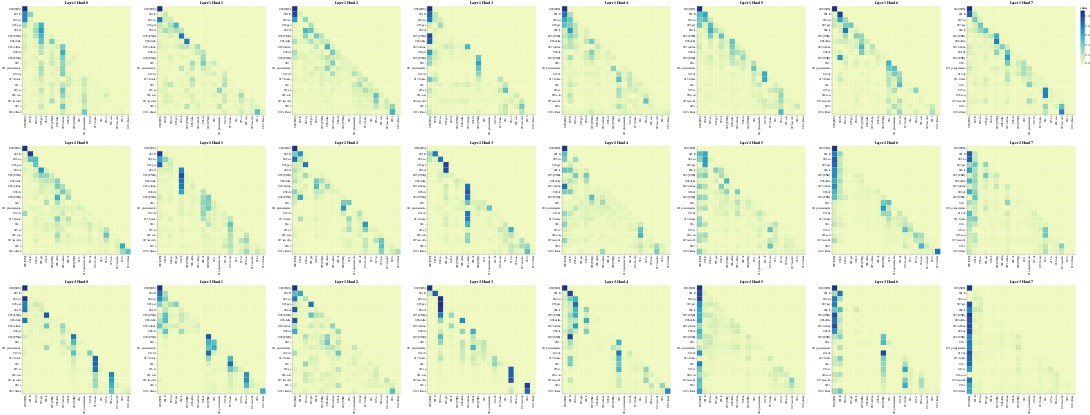

The notebook cell this image was saved under:
### Code cell
get_all_attention_maps("decoder",layers,heads,decoder_input_tokens,decoder_input_tokens,min(20,sentence_len))

### Figure 1 — Vega-Lite specification as saved in the notebook (floating-point values rounded to 4 significant figures; data arrays with more than 128 entries replaced by an {"elided": "..."} marker saying what was removed)
{"config": {"view": {"continuousWidth": 300, "continuousHeight": 300}}, "vconcat": [{"hconcat": [{"data": {"name": "data-66b3e4e3f1131b5c09c788b26e6c0eae"}, "mark": {"type": "rect"}, "encoding": {"color": {"field": "value", "type": "quantitative"}, "tooltip": [{"field": "row", "type": "quantitative"}, {"field": "column", "type": "quantitative"}, {"field": "value", "type": "quantitative"}, {"field": "row_token", "type": "nominal"}, {"field": "col_token", "type": "nominal"}], "x": {"axis": {"title": ""}, "field": "col_token", "type": "nominal"}, "y": {"axis": {"title": ""}, "field": "row_token", "type": "nominal"}}, "height": 400, "name": "view_25", "title": "Layer 1 Head 0", "width": 400}, {"data": {"name": "data-89bb989b32f7741caba1d4f7a92db0c0"}, "mark": {"type": "rect"}, "encoding": {"color": {"field": "value", "type": "quantitative"}, "tooltip": [{"field": "row", "type": "quantitative"}, {"field": "column", "type": "quantitative"}, {"field": "value", "type": "quantitative"}, {"field": "row_token", "type": "nominal"}, {"field": "col_token", "type": "nominal"}], "x": {"axis": {"title": ""}, "field": "col_token", "type": "nominal"}, "y": {"axis": {"title": ""}, "field": "row_token", "type": "nominal"}}, "height": 400, "name": "view_26", "title": "Layer 1 Head 1", "width": 400}, {"data": {"name": "data-cd3b08a32fac0e0e6d1ee5d001cc2efd"}, "mark": {"type": "rect"}, "encoding": {"color": {"field": "value", "type": "quantitative"}, "tooltip": [{"field": "row", "type": "quantitative"}, {"field": "column", "type": "quantitative"}, {"field": "value", "type": "quantitative"}, {"field": "row_token", "type": "nominal"}, {"field": "col_token", "type": "nominal"}], "x": {"axis": {"title": ""}, "field": "col_token", "type": "nominal"}, "y": {"axis": {"title": ""}, "field": "row_token", "type": "nominal"}}, "height": 400, "name": "view_27", "title": "Layer 1 Head 2", "width": 400}, {"data": {"name": "data-e9231f9f661aa9f163186920d90a7986"}, "mark": {"type": "rect"}, "encoding": {"color": {"field": "value", "type": "quantitative"}, "tooltip": [{"field": "row", "type": "quantitative"}, {"field": "column", "type": "quantitative"}, {"field": "value", "type": "quantitative"}, {"field": "row_token", "type": "nominal"}, {"field": "col_token", "type": "nominal"}], "x": {"axis": {"title": ""}, "field": "col_token", "type": "nominal"}, "y": {"axis": {"title": ""}, "field": "row_token", "type": "nominal"}}, "height": 400, "name": "view_28", "title": "Layer 1 Head 3", "width": 400}, {"data": {"name": "data-f045364f6679fb28ba41adb39f26a5f9"}, "mark": {"type": "rect"}, "encoding": {"color": {"field": "value", "type": "quantitative"}, "tooltip": [{"field": "row", "type": "quantitative"}, {"field": "column", "type": "quantitative"}, {"field": "value", "type": "quantitative"}, {"field": "row_token", "type": "nominal"}, {"field": "col_token", "type": "nominal"}], "x": {"axis": {"title": ""}, "field": "col_token", "type": "nominal"}, "y": {"axis": {"title": ""}, "field": "row_token", "type": "nominal"}}, "height": 400, "name": "view_29", "title": "Layer 1 Head 4", "width": 400}, {"data": {"name": "data-e70e19a7b2b59f464c2456eb1cab7cf1"}, "mark": {"type": "rect"}, "encoding": {"color": {"field": "value", "type": "quantitative"}, "tooltip": [{"field": "row", "type": "quantitative"}, {"field": "column", "type": "quantitative"}, {"field": "value", "type": "quantitative"}, {"field": "row_token", "type": "nominal"}, {"field": "col_token", "type": "nominal"}], "x": {"axis": {"title": ""}, "field": "col_token", "type": "nominal"}, "y": {"axis": {"title": ""}, "field": "row_token", "type": "nominal"}}, "height": 400, "name": "view_30", "title": "Layer 1 Head 5", "width": 400}, {"data": {"name": "data-cf9e2dfe64a82253e20e65d86c845b1b"}, "mark": {"type": "rect"}, "encoding": {"color": {"field": "value", "type": "quantitative"}, "tooltip": [{"field": "row", "type": "quantitative"}, {"field": "column", "type": "quantitative"}, {"field": "value", "type": "quantitative"}, {"field": "row_token", "type": "nominal"}, {"field": "col_token", "type": "nominal"}], "x": {"axis": {"title": ""}, "field": "col_token", "type": "nominal"}, "y": {"axis": {"title": ""}, "field": "row_token", "type": "nominal"}}, "height": 400, "name": "view_31", "title": "Layer 1 Head 6", "width": 400}, {"data": {"name": "data-48f1922061e11b05882a5f52a399467e"}, "mark": {"type": "rect"}, "encoding": {"color": {"field": "value", "type": "quantitative"}, "tooltip": [{"field": "row", "type": "quantitative"}, {"field": "column", "type": "quantitative"}, {"field": "value", "type": "quantitative"}, {"field": "row_token", "type": "nominal"}, {"field": "col_token", "type": "nominal"}], "x": {"axis": {"title": ""}, "field": "col_token", "type": "nominal"}, "y": {"axis": {"title": ""}, "field": "row_token", "type": "nominal"}}, "height": 400, "name": "view_32", "title": "Layer 1 Head 7", "width": 400}]}, {"hconcat": [{"data": {"name": "data-bae0fff8d73ba67549c81063ccf99f0e"}, "mark": {"type": "rect"}, "encoding": {"color": {"field": "value", "type": "quantitative"}, "tooltip": [{"field": "row", "type": "quantitative"}, {"field": "column", "type": "quantitative"}, {"field": "value", "type": "quantitative"}, {"field": "row_token", "type": "nominal"}, {"field": "col_token", "type": "nominal"}], "x": {"axis": {"title": ""}, "field": "col_token", "type": "nominal"}, "y": {"axis": {"title": ""}, "field": "row_token", "type": "nominal"}}, "height": 400, "name": "view_33", "title": "Layer 2 Head 0", "width": 400}, {"data": {"name": "data-c6ce24da00d9ea30c77105af0f82ad82"}, "mark": {"type": "rect"}, "encoding": {"color": {"field": "value", "type": "quantitative"}, "tooltip": [{"field": "row", "type": "quantitative"}, {"field": "column", "type": "quantitative"}, {"field": "value", "type": "quantitative"}, {"field": "row_token", "type": "nominal"}, {"field": "col_token", "type": "nominal"}], "x": {"axis": {"title": ""}, "field": "col_token", "type": "nominal"}, "y": {"axis": {"title": ""}, "field": "row_token", "type": "nominal"}}, "height": 400, "name": "view_34", "title": "Layer 2 Head 1", "width": 400}, {"data": {"name": "data-3e49fdf3e4cbd5aa91720389fe7a1732"}, "mark": {"type": "rect"}, "encoding": {"color": {"field": "value", "type": "quantitative"}, "tooltip": [{"field": "row", "type": "quantitative"}, {"field": "column", "type": "quantitative"}, {"field": "value", "type": "quantitative"}, {"field": "row_token", "type": "nominal"}, {"field": "col_token", "type": "nominal"}], "x": {"axis": {"title": ""}, "field": "col_token", "type": "nominal"}, "y": {"axis": {"title": ""}, "field": "row_token", "type": "nominal"}}, "height": 400, "name": "view_35", "title": "Layer 2 Head 2", "width": 400}, {"data": {"name": "data-10490767312302256e2bd5b19c157243"}, "mark": {"type": "rect"}, "encoding": {"color": {"field": "value", "type": "quantitative"}, "tooltip": [{"field": "row", "type": "quantitative"}, {"field": "column", "type": "quantitative"}, {"field": "value", "type": "quantitative"}, {"field": "row_token", "type": "nominal"}, {"field": "col_token", "type": "nominal"}], "x": {"axis": {"title": ""}, "field": "col_token", "type": "nominal"}, "y": {"axis": {"title": ""}, "field": "row_token", "type": "nominal"}}, "height": 400, "name": "view_36", "title": "Layer 2 Head 3", "width": 400}, {"data": {"name": "data-cb1fc19fd581bc957c4286525013fa8c"}, "mark": {"type": "rect"}, "encoding": {"color": {"field": "value", "type": "quantitative"}, "tooltip": [{"field": "row", "type": "quantitative"}, {"field": "column", "type": "quantitative"}, {"field": "value", "type": "quantitative"}, {"field": "row_token", "type": "nominal"}, {"field": "col_token", "type": "nominal"}], "x": {"axis": {"title": ""}, "field": "col_token", "type": "nominal"}, "y": {"axis": {"title": ""}, "field": "row_token", "type": "nominal"}}, "height": 400, "name": "view_37", "title": "Layer 2 Head 4", "width": 400}, {"data": {"name": "data-f8651511593d76bd147e70f7e1b4bd24"}, "mark": {"type": "rect"}, "encoding": {"color": {"field": "value", "type": "quantitative"}, "tooltip": [{"field": "row", "type": "quantitative"}, {"field": "column", "type": "quantitative"}, {"field": "value", "type": "quantitative"}, {"field": "row_token", "type": "nominal"}, {"field": "col_token", "type": "nominal"}], "x": {"axis": {"title": ""}, "field": "col_token", "type": "nominal"}, "y": {"axis": {"title": ""}, "field": "row_token", "type": "nominal"}}, "height": 400, "name": "view_38", "title": "Layer 2 Head 5", "width": 400}, {"data": {"name": "data-5d0b0d02d97f213148c23678666f4a25"}, "mark": {"type": "rect"}, "encoding": {"color": {"field": "value", "type": "quantitative"}, "tooltip": [{"field": "row", "type": "quantitative"}, {"field": "column", "type": "quantitative"}, {"field": "value", "type": "quantitative"}, {"field": "row_token", "type": "nominal"}, {"field": "col_token", "type": "nominal"}], "x": {"axis": {"title": ""}, "field": "col_token", "type": "nominal"}, "y": {"axis": {"title": ""}, "field": "row_token", "type": "nominal"}}, "height": 400, "name": "view_39", "title": "Layer 2 Head 6", "width": 400}, {"data": {"name": "data-1ff144ad0153b733082effcbd50fe791"}, "mark": {"type": "rect"}, "encoding": {"color": {"field": "value", "type": "quantitative"}, "tooltip": [{"field": "row", "type": "quantitative"}, {"field": "column", "type": "quantitative"}, {"field": "value", "type": "quantitative"}, {"field": "row_token", "type": "nominal"}, {"field": "col_token", "type": "nominal"}], "x": {"axis": {"title": ""}, "field": "col_token", "type": "nominal"}, "y": {"axis": {"title": ""}, "field": "row_token", "type": "nominal"}}, "height": 400, "name": "view_40", "title": "Layer 2 Head 7", "width": 400}]}, {"hconcat": [{"data": {"name": "data-f5b6009268a0eaac6bcd748deb9fd410"}, "mark": {"type": "rect"}, "encoding": {"color": {"field": "value", "type": "quantitative"}, "tooltip": [{"field": "row", "type": "quantitative"}, {"field": "column", "type": "quantitative"}, {"field": "value", "type": "quantitative"}, {"field": "row_token", "type": "nominal"}, {"field": "col_token", "type": "nominal"}], "x": {"axis": {"title": ""}, "field": "col_token", "type": "nominal"}, "y": {"axis": {"title": ""}, "field": "row_token", "type": "nominal"}}, "height": 400, "name": "view_41", "title": "Layer 3 Head 0", "width": 400}, {"data": {"name": "data-b6811b5a314922ff7c1a69ff00b2ba06"}, "mark": {"type": "rect"}, "encoding": {"color": {"field": "value", "type": "quantitative"}, "tooltip": [{"field": "row", "type": "quantitative"}, {"field": "column", "type": "quantitative"}, {"field": "value", "type": "quantitative"}, {"field": "row_token", "type": "nominal"}, {"field": "col_token", "type": "nominal"}], "x": {"axis": {"title": ""}, "field": "col_token", "type": "nominal"}, "y": {"axis": {"title": ""}, "field": "row_token", "type": "nominal"}}, "height": 400, "name": "view_42", "title": "Layer 3 Head 1", "width": 400}, {"data": {"name": "data-ff5b55cb906660c50bc229fb57b34d5a"}, "mark": {"type": "rect"}, "encoding": {"color": {"field": "value", "type": "quantitative"}, "tooltip": [{"field": "row", "type": "quantitative"}, {"field": "column", "type": "quantitative"}, {"field": "value", "type": "quantitative"}, {"field": "row_token", "type": "nominal"}, {"field": "col_token", "type": "nominal"}], "x": {"axis": {"title": ""}, "field": "col_token", "type": "nominal"}, "y": {"axis": {"title": ""}, "field": "row_token", "type": "nominal"}}, "height": 400, "name": "view_43", "title": "Layer 3 Head 2", "width": 400}, {"data": {"name": "data-10d82e352721b882c3d0b1931a9d6504"}, "mark": {"type": "rect"}, "encoding": {"color": {"field": "value", "type": "quantitative"}, "tooltip": [{"field": "row", "type": "quantitative"}, {"field": "column", "type": "quantitative"}, {"field": "value", "type": "quantitative"}, {"field": "row_token", "type": "nominal"}, {"field": "col_token", "type": "nominal"}], "x": {"axis": {"title": ""}, "field": "col_token", "type": "nominal"}, "y": {"axis": {"title": ""}, "field": "row_token", "type": "nominal"}}, "height": 400, "name": "view_44", "title": "Layer 3 Head 3", "width": 400}, {"data": {"name": "data-a5c2202f6ab4b37436cea391ed641319"}, "mark": {"type": "rect"}, "encoding": {"color": {"field": "value", "type": "quantitative"}, "tooltip": [{"field": "row", "type": "quantitative"}, {"field": "column", "type": "quantitative"}, {"field": "value", "type": "quantitative"}, {"field": "row_token", "type": "nominal"}, {"field": "col_token", "type": "nominal"}], "x": {"axis": {"title": ""}, "field": "col_token", "type": "nominal"}, "y": {"axis": {"title": ""}, "field": "row_token", "type": "nominal"}}, "height": 400, "name": "view_45", "title": "Layer 3 Head 4", "width": 400}, {"data": {"name": "data-885505076b8ecf0603d30be8f4c4900c"}, "mark": {"type": "rect"}, "encoding": {"color": {"field": "value", "type": "quantitative"}, "tooltip": [{"field": "row", "type": "quantitative"}, {"field": "column", "type": "quantitative"}, {"field": "value", "type": "quantitative"}, {"field": "row_token", "type": "nominal"}, {"field": "col_token", "type": "nominal"}], "x": {"axis": {"title": ""}, "field": "col_token", "type": "nominal"}, "y": {"axis": {"title": ""}, "field": "row_token", "type": "nominal"}}, "height": 400, "name": "view_46", "title": "Layer 3 Head 5", "width": 400}, {"data": {"name": "data-ac021e6ed93f6e5e5a335a7658bdf6db"}, "mark": {"type": "rect"}, "encoding": {"color": {"field": "value", "type": "quantitative"}, "tooltip": [{"field": "row", "type": "quantitative"}, {"field": "column", "type": "quantitative"}, {"field": "value", "type": "quantitative"}, {"field": "row_token", "type": "nominal"}, {"field": "col_token", "type": "nominal"}], "x": {"axis": {"title": ""}, "field": "col_token", "type": "nominal"}, "y": {"axis": {"title": ""}, "field": "row_token", "type": "nominal"}}, "height": 400, "name": "view_47", "title": "Layer 3 Head 6", "width": 400}, {"data": {"name": "data-39442e2be4278825fe4e054f74cca3b9"}, "mark": {"type": "rect"}, "encoding": {"color": {"field": "value", "type": "quantitative"}, "tooltip": [{"field": "row", "type": "quantitative"}, {"field": "column", "type": "quantitative"}, {"field": "value", "type": "quantitative"}, {"field": "row_token", "type": "nominal"}, {"field": "col_token", "type": "nominal"}], "x": {"axis": {"title": ""}, "field": "col_token", "type": "nominal"}, "y": {"axis": {"title": ""}, "field": "row_token", "type": "nominal"}}, "height": 400, "name": "view_48", "title": "Layer 3 Head 7", "width": 400}]}], "params": [{"name": "param_25", "select": {"type": "interval", "encodings": ["x", "y"]}, "bind": "scales", "views": ["view_25"]}, {"name": "param_26", "select": {"type": "interval", "encodings": ["x", "y"]}, "bind": "scales", "views": ["view_26"]}, {"name": "param_27", "select": {"type": "interval", "encodings": ["x", "y"]}, "bind": "scales", "views": ["view_27"]}, {"name": "param_28", "select": {"type": "interval", "encodings": ["x", "y"]}, "bind": "scales", "views": ["view_28"]}, {"name": "param_29", "select": {"type": "interval", "encodings": ["x", "y"]}, "bind": "scales", "views": ["view_29"]}, {"name": "param_30", "select": {"type": "interval", "encodings": ["x", "y"]}, "bind": "scales", "views": ["view_30"]}, {"name": "param_31", "select": {"type": "interval", "encodings": ["x", "y"]}, "bind": "scales", "views": ["view_31"]}, {"name": "param_32", "select": {"type": "interval", "encodings": ["x", "y"]}, "bind": "scales", "views": ["view_32"]}, {"name": "param_33", "select": {"type": "interval", "encodings": ["x", "y"]}, "bind": "scales", "views": ["view_33"]}, {"name": "param_34", "select": {"type": "interval", "encodings": ["x", "y"]}, "bind": "scales", "views": ["view_34"]}, {"name": "param_35", "select": {"type": "interval", "encodings": ["x", "y"]}, "bind": "scales", "views": ["view_35"]}, {"name": "param_36", "select": {"type": "interval", "encodings": ["x", "y"]}, "bind": "scales", "views": ["view_36"]}, {"name": "param_37", "select": {"type": "interval", "encodings": ["x", "y"]}, "bind": "scales", "views": ["view_37"]}, {"name": "param_38", "select": {"type": "interval", "encodings": ["x", "y"]}, "bind": "scales", "views": ["view_38"]}, {"name": "param_39", "select": {"type": "interval", "encodings": ["x", "y"]}, "bind": "scales", "views": ["view_39"]}, {"name": "param_40", "select": {"type": "interval", "encodings": ["x", "y"]}, "bind": "scales", "views": ["view_40"]}, {"name": "param_41", "select": {"type": "interval", "encodings": ["x", "y"]}, "bind": "scales", "views": ["view_41"]}, {"name": "param_42", "select": {"type": "interval", "encodings": ["x", "y"]}, "bind": "scales", "views": ["view_42"]}, {"name": "param_43", "select": {"type": "interval", "encodings": ["x", "y"]}, "bind": "scales", "views": ["view_43"]}, {"name": "param_44", "select": {"type": "interval", "encodings": ["x", "y"]}, "bind": "scales", "views": ["view_44"]}, {"name": "param_45", "select": {"type": "interval", "encodings": ["x", "y"]}, "bind": "scales", "views": ["view_45"]}, {"name": "param_46", "select": {"type": "interval", "encodings": ["x", "y"]}, "bind": "scales", "views": ["view_46"]}, {"name": "param_47", "select": {"type": "interval", "encodings": ["x", "y"]}, "bind": "scales", "views": ["view_47"]}, {"name": "param_48", "select": {"type": "interval", "encodings": ["x", "y"]}, "bind": "scales", "views": ["view_48"]}], "$schema": "https://vega.github.io/schema/vega-lite/v5.20.1.json", "datasets": {"data-66b3e4e3f1131b5c09c788b26e6c0eae": {"elided": "400 records"}, "data-89bb989b32f7741caba1d4f7a92db0c0": {"elided": "400 records"}, "data-cd3b08a32fac0e0e6d1ee5d001cc2efd": {"elided": "400 records"}, "data-e9231f9f661aa9f163186920d90a7986": {"elided": "400 records"}, "data-f045364f6679fb28ba41adb39f26a5f9": {"elided": "400 records"}, "data-e70e19a7b2b59f464c2456eb1cab7cf1": {"elided": "400 records"}, "data-cf9e2dfe64a82253e20e65d86c845b1b": {"elided": "400 records"}, "data-48f1922061e11b05882a5f52a399467e": {"elided": "400 records"}, "data-bae0fff8d73ba67549c81063ccf99f0e": {"elided": "400 records"}, "data-c6ce24da00d9ea30c77105af0f82ad82": {"elided": "400 records"}, "data-3e49fdf3e4cbd5aa91720389fe7a1732": {"elided": "400 records"}, "data-10490767312302256e2bd5b19c157243": {"elided": "400 records"}, "data-cb1fc19fd581bc957c4286525013fa8c": {"elided": "400 records"}, "data-f8651511593d76bd147e70f7e1b4bd24": {"elided": "400 records"}, "data-5d0b0d02d97f213148c23678666f4a25": {"elided": "400 records"}, "data-1ff144ad0153b733082effcbd50fe791": {"elided": "400 records"}, "data-f5b6009268a0eaac6bcd748deb9fd410": {"elided": "400 records"}, "data-b6811b5a314922ff7c1a69ff00b2ba06": {"elided": "400 records"}, "data-ff5b55cb906660c50bc229fb57b34d5a": {"elided": "400 records"}, "data-10d82e352721b882c3d0b1931a9d6504": {"elided": "400 records"}, "data-a5c2202f6ab4b37436cea391ed641319": {"elided": "400 records"}, "data-885505076b8ecf0603d30be8f4c4900c": {"elided": "400 records"}, "data-ac021e6ed93f6e5e5a335a7658bdf6db": {"elided": "400 records"}, "data-39442e2be4278825fe4e054f74cca3b9": {"elided": "400 records"}}}
